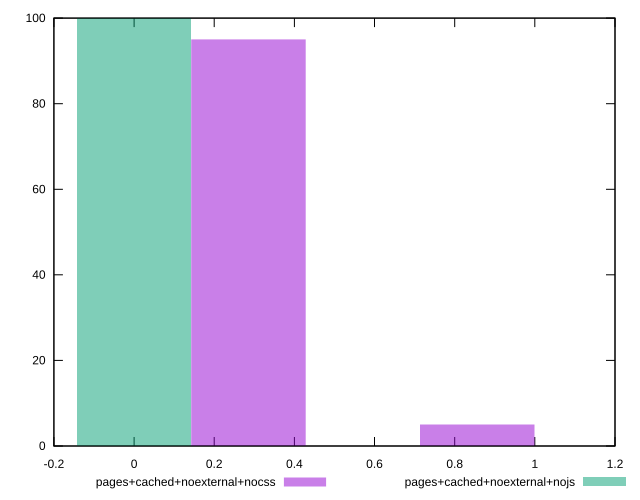

Write gnuplot code to recreate this figure.
reset
set terminal svg size 640, 500 enhanced background rgb 'white'
set output "report_00007_2020-12-11T15:55:29.892Z/cumulative-layout-shift/comparison/histogram/9_vs_10.svg"

$pagesCachedNoexternalNocss <<EOF
0.2870064581430235 95
0.8610193744290705 5
EOF

$pagesCachedNoexternalNojs <<EOF
0 100
EOF

set key outside below
set boxwidth 0.2870064581430235
set yrange [0:100]
set style fill transparent solid 0.5 noborder

plot \
  $pagesCachedNoexternalNocss title "pages+cached+noexternal+nocss" with boxes, \
  $pagesCachedNoexternalNojs title "pages+cached+noexternal+nojs" with boxes, \


reset
